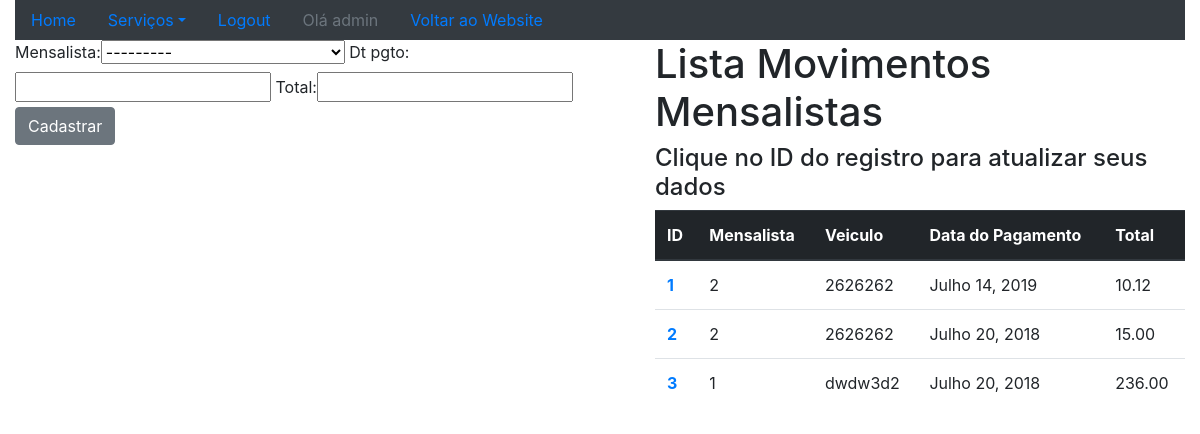
Before: /sistema/mov-mens/ (signed in) with the older database file.
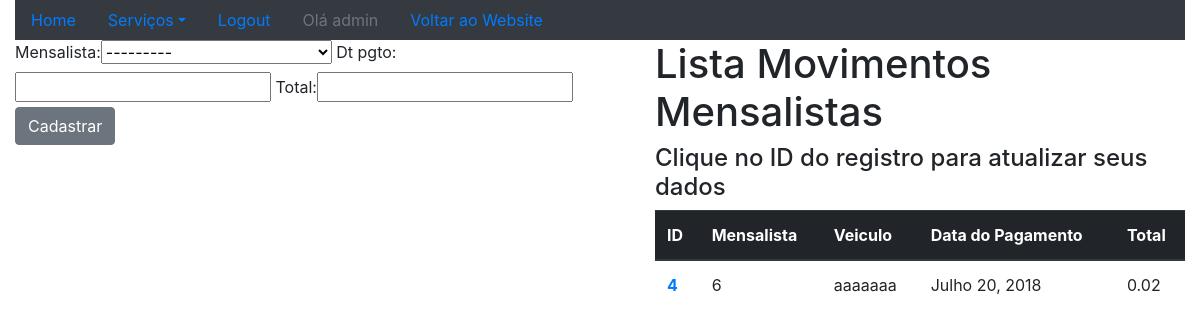
After: the same page with the newer database file.
### core/models.py (models this page shows, shortened)
class MovimentoMens(models.Model):
    mensalista = models.ForeignKey(Mensalista,on_delete=models.PROTECT)
    dt_pgto = models.DateField()
    total = models.DecimalField(max_digits=6,decimal_places=2)

class Mensalista(models.Model):
    veiculo = models.ForeignKey(Veiculo,on_delete=models.PROTECT)
    inicio = models.DateField()
    valor_mes = models.DecimalField(max_digits=6,decimal_places=2)
    def __str__(self):
        return str(self.veiculo) + ' - ' + str(self.inicio)

class Veiculo(models.Model):
    marca = models.ForeignKey(Marca,on_delete=models.PROTECT)
    placa = models.CharField(max_length=7)
    proprietario = models.ForeignKey(Pessoa,on_delete=models.PROTECT)
    cor = models.CharField(max_length=15)
    observacoes = models.TextField()
    def __str__(self):
        return self.marca.nome + ' - ' + self.placa

### core/views.py (the view)
@login_required
def lista_mov_mens(request):
    mov_mens = MovimentoMens.objects.all()
    form = MovMensForm()
    context = {'movMens':mov_mens,'form':form}
    return render(request,'core/lista_mov_mens.html',context)

### core/forms.py
class MovMensForm(ModelForm):
    class Meta:
        model = MovimentoMens
        fields = '__all__'

### core/templates/core/lista_mov_mens.html (shortened to what this page needs)
{% extends "base.html" %}
{% load bootstrap %}
{% block main %}
    <div class="row">
        <div class="col-sm-6">
            <form action="{% url 'core_mov_mens_novo' %}" method="POST">
                {{ form|bootstrap }}
                <button type="submit" class="btn btn-secondary">Cadastrar</button>
            </form>
        </div>
        <div class="col-sm-6">
            <ul>
                <h1>Lista Movimentos Mensalistas</h1>
                <h4>Clique no ID do registro para atualizar seus dados</h4>
                <table class="table">
                <thead class="thead-dark">
                    <tr>
                        <th scope="col">ID</th>
                        <th scope="col">Mensalista</th>
                        <th scope="col">Veiculo</th>
                        <th scope="col">Data do Pagamento</th>
                        <th scope="col">Total</th>
                    </tr>
                </thead>
                <tbody>
                    {% for mov in movMens %}
                        <tr>
                            <th scope="row"><a href="{% url 'core_mov_mens_update' mov.id %}">{{ mov.id }}</a></th>
                            <td>{{ mov.mensalista.id }}</td>
                            <td>{{ mov.mensalista.veiculo.placa }}</td>
                            <td>{{ mov.dt_pgto }}</td>
                            <td>{{ mov.total }}</td>
                        </tr>
                    {% endfor %}
                </tbody>
                </table>
            </ul>
        </div>
    </div>
{% endblock %}

Changed rows visible on the page:
removed MovimentoMens: id "1", mensalista.id "2", mensalista.veiculo.placa "2626262", dt_pgto "Julho 14, 2019", total "10.12"
removed MovimentoMens: id "2", mensalista.id "2", mensalista.veiculo.placa "2626262", dt_pgto "Julho 20, 2018", total "15.00"
removed MovimentoMens: id "3", mensalista.id "1", mensalista.veiculo.placa "dwdw3d2", dt_pgto "Julho 20, 2018", total "236.00"
added MovimentoMens: id "4", mensalista.id "6", mensalista.veiculo.placa "aaaaaaa", dt_pgto "Julho 20, 2018", total "0.02"
